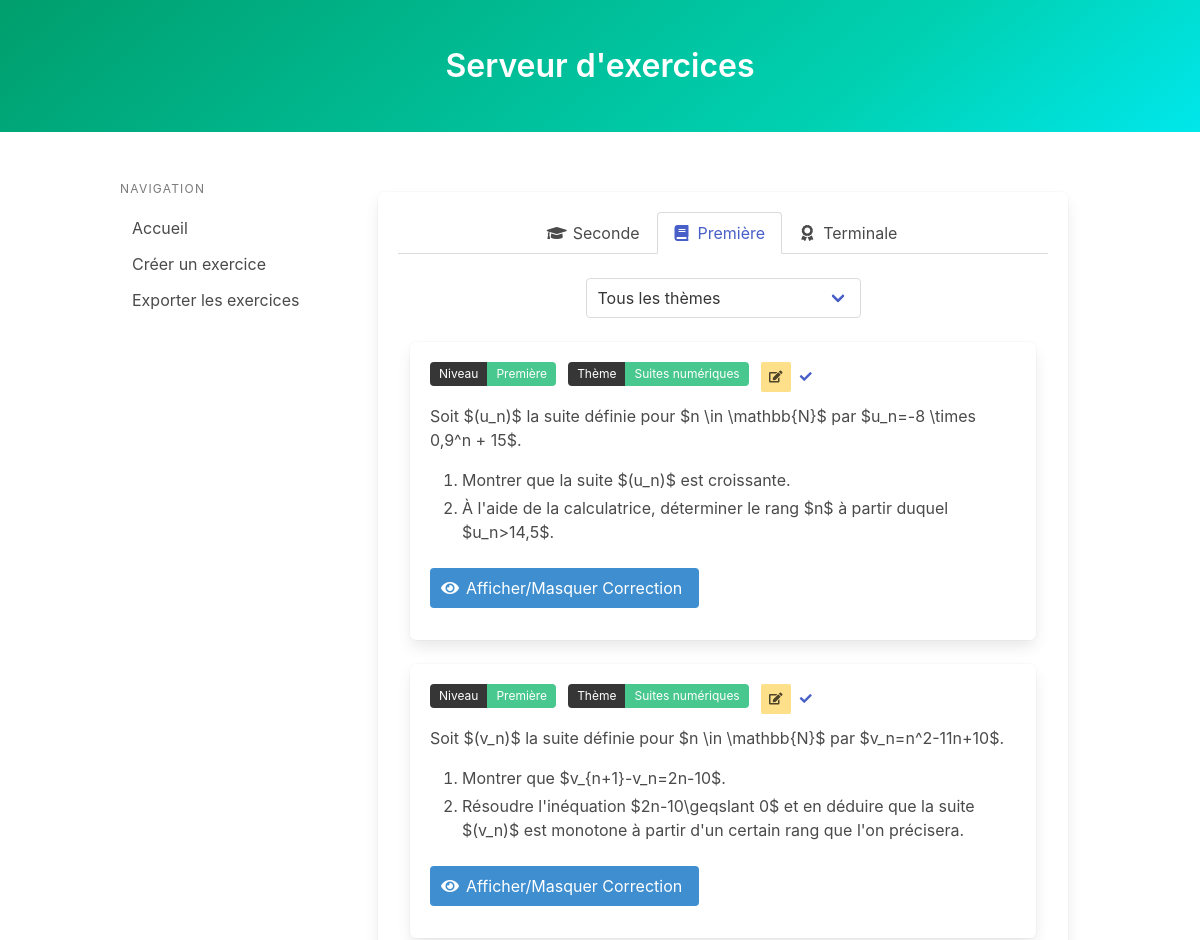
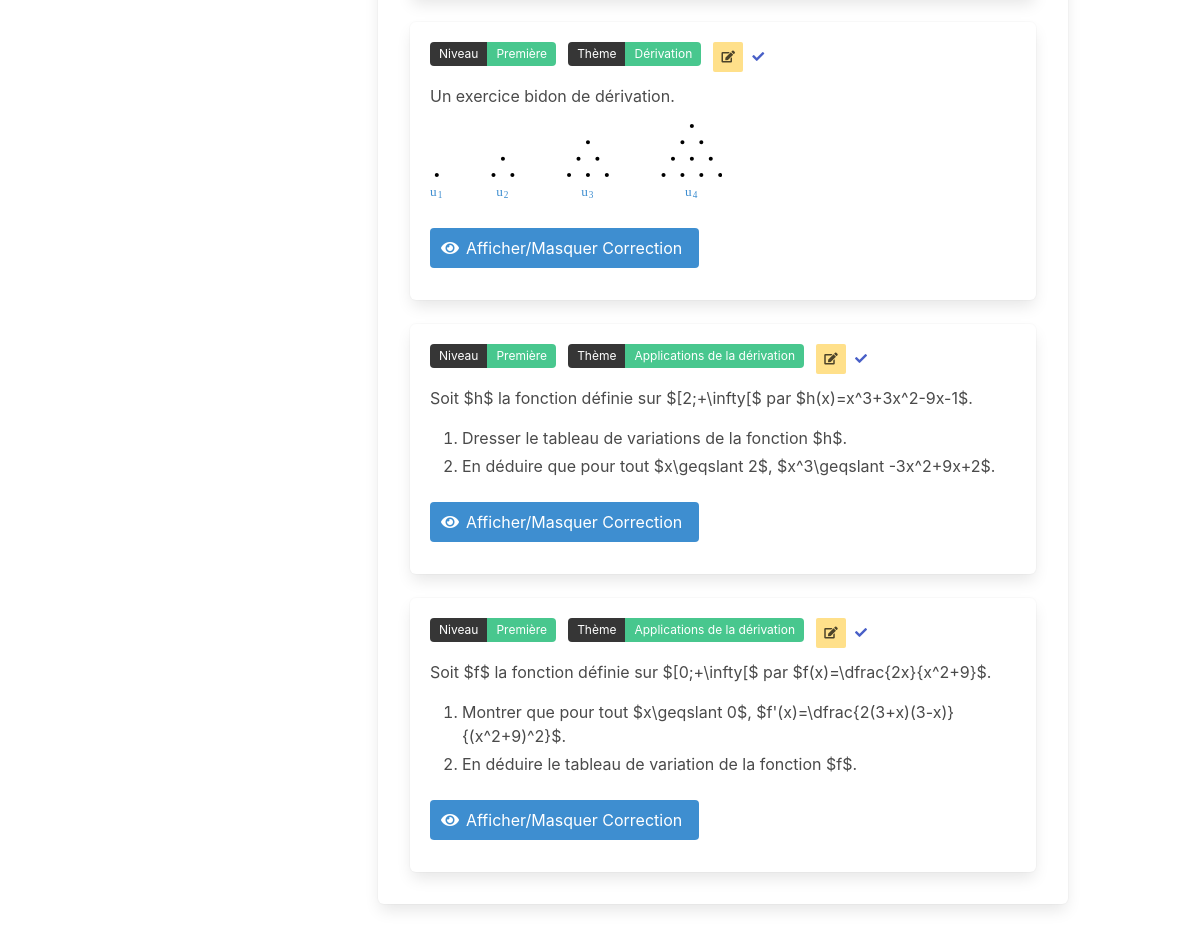
The app's page /?level=Première with its own data (2 pictures, top to bottom).
### models.py (models this page shows, shortened)
class Exercice(db.Model):
    __tablename__ = 'exercices'
    id = db.Column(db.String, primary_key=True)
    level = db.Column(db.String, nullable=False)
    theme = db.Column(db.String, nullable=False)
    selected = db.Column(db.Boolean, default=False)
    content = db.Column(db.Text, nullable=False)
    latex_code = db.Column(db.Text, nullable=False)
    correction = db.Column(db.Text, nullable=False)
    latex_correction = db.Column(db.Text, nullable=False)

### app.py (the view)
@app.route('/')
def home():
    exercices = Exercice.query.all()
    selected_exercises = session.get('selected_exercises', [])
    return render_template('index.html', exercices=exercices, selected_exercises=selected_exercises)

### templates/index.html (shortened to what this page needs)
{% extends "base.html" %}
{% set dev_mode = true %}
{% block head %}
    <link rel="stylesheet" href="https://cdnjs.cloudflare.com/ajax/libs/bulma/0.9.3/css/bulma.min.css">
    <link rel="stylesheet" href="https://cdnjs.cloudflare.com/ajax/libs/font-awesome/5.15.4/css/all.min.css">
{% endblock %}
{% block content %}
    <div class="column">
        <div class="box">
            <div class="tabs is-centered is-boxed">
                <ul>
                    <li class="{{ 'is-active' if request.args.get('level') == 'Seconde' or not request.args.get('level') }}">
                        <a href="?level=Seconde">
                            <span class="icon is-small"><i class="fas fa-graduation-cap"></i></span>
                            <span>Seconde</span>
                        </a>
                    </li>
                    <li class="{{ 'is-active' if request.args.get('level') == 'Première' }}">
                        <a href="?level=Première">
                            <span class="icon is-small"><i class="fas fa-book"></i></span>
                            <span>Première</span>
                        </a>
                    </li>
                    <li class="{{ 'is-active' if request.args.get('level') == 'Terminale' }}">
                        <a href="?level=Terminale">
                            <span class="icon is-small"><i class="fas fa-award"></i></span>
                            <span>Terminale</span>
                        </a>
                    </li>
                </ul>
            </div>
            <div class="field">
                <div class="control has-text-centered">
                    <div class="select">
                        <select id="themeFilter" onchange="window.location.href='?level={{ request.args.get('level') }}&theme='+this.value">
                            <option value="all" {{ 'selected' if not request.args.get('theme') or request.args.get('theme') == 'all' }}>Tous les thèmes</option>
                            {% set unique_themes = [] %}
                            {% for exercise in exercices %}
                                {% if exercise.theme not in unique_themes %}
                                    {% set _ = unique_themes.append(exercise.theme) %}
                                {% endif %}
                            {% endfor %}
                        </select>
                    </div>
                </div>
            </div>
                {% for exercice in exercices if exercice.level == request.args.get('level', 'Seconde') and (not request.args.get('theme') or request.args.get('theme') == 'all' or exercice.theme == request.args.get('theme')) %}
                    <div class="column is-full">
                        <div class="box {% if exercice.id in selected_exercises %}has-background-primary{% endif %}">
                            <div class="field is-grouped is-grouped-multiline">
                                <div class="control">
                                    <div class="tags has-addons">
                                        <span class="tag is-dark">Niveau</span>
                                        <span class="tag is-success">{{ exercice.level }}</span>
                                    </div>
                                </div>
                                <div class="control">
                                    <div class="tags has-addons">
                                        <span class="tag is-dark">Thème</span>
                                        <span class="tag is-success">{{ exercice.theme }}</span>
                                    </div>
                                </div>
                                {% if dev_mode %}
                                <div class="field is-pulled-right">
                                    <a class="button is-small is-warning" href="/edit_exercise?id={{ exercice.id }}">
                                        <span class="icon is-small">
                                            <i class="fas fa-edit"></i>
                                        </span>
                                    </a>
                                </div>
                                {% endif %}
                                <div class="field is-pulled-right">
                                    <form id="selectExerciseForm-{{ exercice.id }}" action="/select_exercise" method="post" style="display:inline;">
                                        <div class="tags has-addons">
                                            <button class="button is-small is-link is-inverted" type="submit">
                                                <span class="icon is-small">
                                                    <i class="fas {{ 'fa-times' if exercice.id in selected_exercises else 'fa-check' }}"></i>
                                                </span>
                                            </button>
                                        </div>
                                    </form>
                                </div>
                            </div>
                            <div class="content">{{ exercice.content | safe }}</div>
                            <div class="field">
                                <button class="button is-info" onclick="document.getElementById('correction-{{ loop.index }}').classList.toggle('is-hidden')">
                                    <span class="icon is-small">
                                        <i class="fas fa-eye"></i>
                                    </span>
                                    <span>Afficher/Masquer Correction</span>
                                </button>
                            </div>
                        </div>
                    </div>
                {% endfor %}
            </div>
        </div>
    </div>
{% endblock %}

### records on screen
Exercice: level "Première", theme "Suites numériques", content "Soit $(u_n)$ la suite définie pour $n \\in \\mathbb{N}$ par $u_n=-8 \\times 0,9^n + 15$. Montrer que la suite $(u_n)$ est croissante. À l'aide de la calculatrice, déterminer le rang $n$ à partir duquel $u_n>14,5$."
Exercice: level "Première", theme "Suites numériques", content "Soit $(v_n)$ la suite définie pour $n \\in \\mathbb{N}$ par $v_n=n^2-11n+10$. Montrer que $v_{n+1}-v_n=2n-10$. Résoudre l'inéquation $2n-10\\geqslant 0$ et en déduire que la suite $(v_n)$ est monotone à partir d'un certain rang que l'on précisera."
Exercice: level "Première", theme "Dérivation", content "Un exercice bidon de dérivation. u 1 u 2 u 3 u 4"
Exercice: level "Première", theme "Applications de la dérivation", content "Soit $h$ la fonction définie sur $[2;+\\infty[$ par $h(x)=x^3+3x^2-9x-1$. Dresser le tableau de variations de la fonction $h$. En déduire que pour tout $x\\geqslant 2$, $x^3\\geqslant -3x^2+9x+2$."
Exercice: level "Première", theme "Applications de la dérivation", content "Soit $f$ la fonction définie sur $[0;+\\infty[$ par $f(x)=\\dfrac{2x}{x^2+9}$. Montrer que pour tout $x\\geqslant 0$, $f'(x)=\\dfrac{2(3+x)(3-x)}{(x^2+9)^2}$. En déduire le tableau de variation de la fonction $f$."
